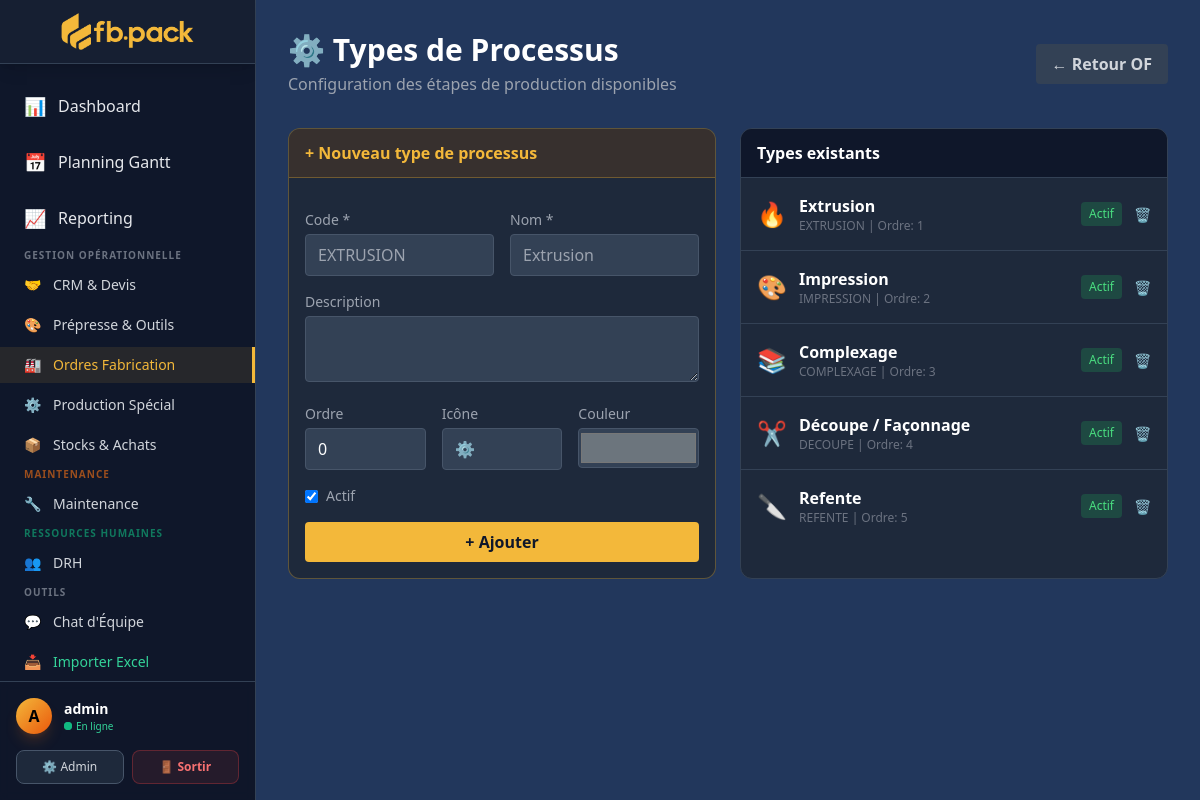
Page /of/process-types/ (signed in) on the committed database.
### core/models.py (models this page shows, shortened)
class ProcessType(models.Model):
    code = models.CharField("Code", max_length=20, unique=True)
    nom = models.CharField("Nom du processus", max_length=100)
    description = models.TextField("Description", blank=True)
    ordre_defaut = models.IntegerField("Ordre par défaut", default=0)
    icone = models.CharField("Icône (emoji)", max_length=10, default='⚙️')
    couleur = models.CharField("Couleur (hex)", max_length=7, default='#6c757d')
    est_actif = models.BooleanField("Actif", default=True)
    class Meta:
        verbose_name = "Type de processus"
        verbose_name_plural = "Types de processus"
        ordering = ['ordre_defaut', 'nom']

### core/views.py (the view)
# urls.py: path('of/process-types/', views.process_type_list, name='process_type_list'),
@login_required
def process_type_list(request):
    process_types = ProcessType.objects.all().order_by('ordre_defaut')
    if request.method == 'POST':
        form = ProcessTypeForm(request.POST)
        if form.is_valid():
            form.save()
            messages.success(request, "Type de processus créé !")
            return redirect('process_type_list')
    else:
        form = ProcessTypeForm()
    context = {
        'process_types': process_types,
        'form': form,
    }
    return render(request, 'of/process_type_list.html', context)

### core/forms.py
class ProcessTypeForm(forms.ModelForm):
    class Meta:
        model = ProcessType
        fields = ['code', 'nom', 'description', 'ordre_defaut', 'icone', 'couleur', 'est_actif']
        widgets = {
            'code': forms.TextInput(attrs={'class': 'form-control'}),
            'nom': forms.TextInput(attrs={'class': 'form-control'}),
            'description': forms.Textarea(attrs={'class': 'form-control', 'rows': 2}),
            'ordre_defaut': forms.NumberInput(attrs={'class': 'form-control'}),
            'icone': forms.TextInput(attrs={'class': 'form-control', 'maxlength': 10}),
            'couleur': forms.TextInput(attrs={'class': 'form-control', 'type': 'color'}),
            'est_actif': forms.CheckboxInput(attrs={'class': 'form-check-input'}),
        }

### core/context_processors.py (called while the page is built)
def maintenance_alerts(request):
    if request.user.is_authenticated:
        try:
            count = AlerteMaintenance.objects.filter(est_traitee=False).count()
        except Exception:
            count = 0
        return {'alertes_maintenance_count': count}
    return {'alertes_maintenance_count': 0}

### templates/of/process_type_list.html (shortened to what this page needs)
{% extends 'base.html' %}
{% block content %}
<div class="max-w-4xl mx-auto">
    <div class="flex justify-between items-center mb-8">
        <div>
            <h1 class="text-3xl font-bold text-white">⚙️ Types de Processus</h1>
            <p class="text-gray-400 mt-1">Configuration des étapes de production disponibles</p>
        </div>
        <a href="{% url 'of_list' %}" class="bg-slate-700 hover:bg-slate-600 text-gray-300 font-bold py-2 px-4 rounded transition">
            ← Retour OF
        </a>
    </div>
    <div class="grid grid-cols-1 lg:grid-cols-2 gap-6">
        <div class="bg-slate-800 rounded-xl border border-neon/30 overflow-hidden">
            <div class="bg-yellow-900/30 px-4 py-3 border-b border-neon/30">
                <h3 class="text-neon font-bold">+ Nouveau type de processus</h3>
            </div>
            <div class="p-4">
                <form method="post" class="space-y-4">
                    <div class="grid grid-cols-2 gap-4">
                        <div>
                            <label class="block text-gray-400 text-sm mb-1">Code *</label>
                            <input type="text" name="code" required placeholder="EXTRUSION" class="w-full bg-slate-700 border border-slate-600 rounded px-3 py-2 text-white focus:border-neon focus:outline-none">
                        </div>
                        <div>
                            <label class="block text-gray-400 text-sm mb-1">Nom *</label>
                            <input type="text" name="nom" required placeholder="Extrusion" class="w-full bg-slate-700 border border-slate-600 rounded px-3 py-2 text-white focus:border-neon focus:outline-none">
                        </div>
                    </div>
                    <div>
                        <label class="block text-gray-400 text-sm mb-1">Description</label>
                        <textarea name="description" rows="2" class="w-full bg-slate-700 border border-slate-600 rounded px-3 py-2 text-white focus:border-neon focus:outline-none"></textarea>
                    </div>
                    <div class="grid grid-cols-3 gap-4">
                        <div>
                            <label class="block text-gray-400 text-sm mb-1">Ordre</label>
                            <input type="number" name="ordre_defaut" value="0" class="w-full bg-slate-700 border border-slate-600 rounded px-3 py-2 text-white focus:border-neon focus:outline-none">
                        </div>
                        <div>
                            <label class="block text-gray-400 text-sm mb-1">Icône</label>
                            <input type="text" name="icone" value="⚙️" maxlength="10" class="w-full bg-slate-700 border border-slate-600 rounded px-3 py-2 text-white focus:border-neon focus:outline-none">
                        </div>
                        <div>
                            <label class="block text-gray-400 text-sm mb-1">Couleur</label>
                            <input type="color" name="couleur" value="#6c757d" class="w-full h-10 bg-slate-700 border border-slate-600 rounded focus:border-neon focus:outline-none">
                        </div>
                    </div>
                    <div class="flex items-center gap-2">
                        <input type="checkbox" name="est_actif" checked id="est_actif" class="rounded">
                        <label for="est_actif" class="text-gray-400 text-sm">Actif</label>
                    </div>
                    <button type="submit" class="w-full bg-neon hover:bg-yellow-500 text-slate-900 font-bold py-2 px-4 rounded transition">
                        + Ajouter
                    </button>
                </form>
            </div>
        </div>
        <div class="bg-slate-800 rounded-xl border border-slate-700 overflow-hidden">
            <div class="bg-slate-900 px-4 py-3 border-b border-slate-700">
                <h3 class="text-white font-bold">Types existants</h3>
            </div>
            <div class="divide-y divide-slate-700">
                {% for pt in process_types %}
                <div class="p-4 flex justify-between items-center hover:bg-slate-700/50 transition">
                    <div class="flex items-center gap-3">
                        <span class="text-2xl">{{ pt.icone }}</span>
                        <div>
                            <div class="text-white font-bold">{{ pt.nom }}</div>
                            <div class="text-gray-500 text-xs">{{ pt.code }} | Ordre: {{ pt.ordre_defaut }}</div>
                        </div>
                    </div>
                    <div class="flex items-center gap-3">
                        {% if pt.est_actif %}
                        <span class="bg-green-500/20 text-green-400 px-2 py-1 rounded text-xs">Actif</span>
                        {% else %}
                        <span class="bg-gray-500/20 text-gray-400 px-2 py-1 rounded text-xs">Inactif</span>
                        {% endif %}
                        <form method="post" action="{% url 'process_type_delete' pt.id %}" class="inline">
                            <button type="submit" onclick="return confirm('Supprimer ce type ?')" class="text-red-400 hover:text-red-300 text-sm">
                                🗑️
                            </button>
                        </form>
                    </div>
                </div>
                {% empty %}
                <div class="p-8 text-center text-gray-500">
                    Aucun type de processus défini
                </div>
                {% endfor %}
            </div>
        </div>
    </div>
</div>
{% endblock %}

### templates/base.html (shortened to what this page needs)
{% load static %}
<!DOCTYPE html>
<html lang="fr" class="dark">
<head>
    <script src="https://cdn.tailwindcss.com"></script>
</head>
<body class="bg-darkbg text-gray-200 font-sans h-screen flex overflow-hidden">
    <aside class="w-64 bg-slate-900 border-r border-slate-700 flex flex-col shrink-0 transition-all duration-300">
        <div class="h-16 flex items-center justify-center border-b border-slate-700 p-2 shadow-lg bg-slate-800/50">
            <img src="{% static 'logo.png' %}" alt="Logo FB PACK" class="h-12 w-auto object-contain">
        </div>
        <nav class="flex-1 py-4 overflow-y-auto space-y-1">
            <a href="{% url 'dashboard' %}" class="nav-link flex items-center px-6 py-3 transition group {% if request.resolver_match.url_name == 'dashboard' %}active{% endif %}">
                <span class="mr-3 text-lg">📊</span> Dashboard
            </a>
            <a href="{% url 'planning' %}" class="nav-link flex items-center px-6 py-3 transition group {% if request.resolver_match.url_name == 'planning' %}active{% endif %}">
                <span class="mr-3 text-lg">📅</span> Planning Gantt
            </a>
            <a href="{% url 'reporting' %}" class="nav-link flex items-center px-6 py-3 transition group {% if request.resolver_match.url_name == 'reporting' %}active{% endif %}">
                <span class="mr-3 text-lg">📈</span> Reporting
            </a>
            <div class="mt-6 mb-2 px-6 text-[10px] font-extrabold text-gray-500 uppercase tracking-widest">
                Gestion Opérationnelle
            </div>
            <a href="{% url 'crm_view' %}" class="nav-link flex items-center px-6 py-2 transition text-sm text-gray-300 {% if 'crm' in request.path %}active{% endif %}">
                <span class="mr-3">🤝</span> CRM & Devis
            </a>
            <a href="{% url 'prepress_view' %}" class="nav-link flex items-center px-6 py-2 transition text-sm text-gray-300 {% if 'prepress' in request.path %}active{% endif %}">
                <span class="mr-3">🎨</span> Prépresse & Outils
            </a>
            <a href="{% url 'of_list' %}" class="nav-link flex items-center px-6 py-2 transition text-sm text-gray-300 {% if '/of/' in request.path %}active{% endif %}">
                <span class="mr-3">🏭</span> Ordres Fabrication
            </a>
            <a href="{% url 'prod_dashboard' %}" class="nav-link flex items-center px-6 py-2 transition text-sm text-gray-300 {% if '/prod/' in request.path and '/encre/' not in request.path %}active{% endif %}">
                <span class="mr-3">⚙️</span> Production Spécial
            </a>
            <a href="{% url 'stock_advanced' %}" class="nav-link flex items-center px-6 py-2 transition text-sm text-gray-300 {% if '/stock/' in request.path %}active{% endif %}">
                <span class="mr-3">📦</span> Stocks & Achats
            </a>
            <div class="mt-6 mb-2 px-6 text-[10px] font-extrabold text-orange-500/60 uppercase tracking-widest">
                Maintenance
            </div>
            <a href="{% url 'maintenance_dashboard' %}" class="nav-link-maint flex items-center px-6 py-2 transition text-sm text-gray-300 {% if '/maintenance/' in request.path %}active{% endif %}">
                <span class="mr-3">🔧</span>
                <span>Maintenance</span>
            </a>
            <div class="mt-6 mb-2 px-6 text-[10px] font-extrabold text-emerald-500/60 uppercase tracking-widest">
                Ressources Humaines
            </div>
            <a href="{% url 'drh_dashboard' %}" class="nav-link-drh flex items-center px-6 py-2 transition text-sm text-gray-300 {% if '/drh/' in request.path %}active{% endif %}">
                <span class="mr-3">👥</span>
                <span>DRH</span>
            </a>
            <div class="mt-6 mb-2 px-6 text-[10px] font-extrabold text-gray-500 uppercase tracking-widest">
                Outils
            </div>
            <a href="{% url 'chat_home' %}" class="nav-link flex items-center px-6 py-2 transition text-sm text-gray-300 {% if 'chat' in request.path %}active{% endif %}">
                <span class="mr-3">💬</span> Chat d'Équipe
            </a>
            <a href="{% url 'import_stock' %}" class="nav-link flex items-center px-6 py-2 transition text-sm text-emerald-400 hover:text-emerald-300 {% if 'import' in request.path %}active{% endif %}">
                <span class="mr-3">📥</span> Importer Excel
            </a>
        </nav>
        <div class="mt-auto border-t border-slate-700 p-4 bg-slate-900/80 backdrop-blur-sm">
            <div class="flex items-center gap-3 mb-4">
                <div class="h-9 w-9 rounded-full bg-gradient-to-br from-neon to-orange-600 flex items-center justify-center text-black font-bold shadow-lg shadow-orange-500/20">
                    {{ user.username|slice:":1"|upper }}
                </div>
                <div class="overflow-hidden">
                    <p class="text-sm font-bold text-white truncate w-32">{{ user.username|default:"Utilisateur" }}</p>
                    <p class="text-[10px] text-emerald-400 flex items-center gap-1">
                        <span class="relative flex h-2 w-2">
                            <span class="relative inline-flex rounded-full h-2 w-2 bg-emerald-500"></span>
                        </span>
                        En ligne
                    </p>
                </div>
            </div>
            <div class="grid grid-cols-2 gap-2">
                <a href="{% url 'admin_view' %}" class="flex items-center justify-center gap-1 text-xs font-medium bg-slate-800 hover:bg-slate-700 text-gray-300 py-2 rounded-lg border border-slate-600 transition duration-200">
                    ⚙️ Admin
                </a>
                <form action="{% url 'logout' %}" method="post" class="w-full">
                    <button type="submit" class="w-full flex items-center justify-center gap-1 text-xs font-bold bg-red-500/10 hover:bg-red-500/20 text-red-400 border border-red-500/30 py-2 rounded-lg transition duration-200">
                        🚪 Sortir
                    </button>
                </form>
            </div>
        </div>
    </aside>
    <main class="flex-1 overflow-auto bg-darkbg relative w-full h-full">
        <div class="p-8">
            {% block content %}
            {% endblock %}
        </div>
    </main>
</body>
</html>

### templates/base.html (style rules this page uses)
.nav-link.active { color: #f3b83a; background: rgba(243, 184, 58, 0.1); border-right: 3px solid #f3b83a; }

### rows in the picture
ProcessType: icone "🔥", nom "Extrusion", code "EXTRUSION", ordre_defaut "1", est_actif "Actif"
ProcessType: icone "🎨", nom "Impression", code "IMPRESSION", ordre_defaut "2", est_actif "Actif"
ProcessType: icone "📚", nom "Complexage", code "COMPLEXAGE", ordre_defaut "3", est_actif "Actif"
ProcessType: icone "✂️", nom "Découpe / Façonnage", code "DECOUPE", ordre_defaut "4", est_actif "Actif"
ProcessType: icone "🔪", nom "Refente", code "REFENTE", ordre_defaut "5", est_actif "Actif"

### other values in the picture
{{ user.username|slice:":1"|upper }} "A"
{{ user.username|default:"Utilisateur" }} "admin"
